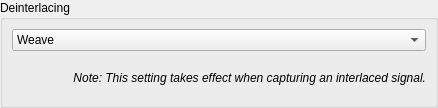
<?xml version="1.0" encoding="UTF-8"?>
<ui version="4.0">
 <class>DeinterlacingMode</class>
 <widget class="QDialog" name="DeinterlacingMode">
  <property name="geometry">
   <rect>
    <x>0</x>
    <y>0</y>
    <width>438</width>
    <height>108</height>
   </rect>
  </property>
  <property name="windowTitle">
   <string>Dialog</string>
  </property>
  <layout class="QVBoxLayout" name="verticalLayout">
   <property name="leftMargin">
    <number>0</number>
   </property>
   <property name="topMargin">
    <number>0</number>
   </property>
   <property name="rightMargin">
    <number>0</number>
   </property>
   <property name="bottomMargin">
    <number>0</number>
   </property>
   <item>
    <widget class="QGroupBox" name="groupBox">
     <property name="title">
      <string>Deinterlacing</string>
     </property>
     <layout class="QVBoxLayout" name="verticalLayout_2">
      <property name="spacing">
       <number>9</number>
      </property>
      <item>
       <widget class="QComboBox" name="comboBox_deinterlacingMethod">
        <item>
         <property name="text">
          <string>Weave</string>
         </property>
        </item>
        <item>
         <property name="text">
          <string>Bob</string>
         </property>
        </item>
        <item>
         <property name="text">
          <string>Field 1</string>
         </property>
        </item>
        <item>
         <property name="text">
          <string>Field 2</string>
         </property>
        </item>
       </widget>
      </item>
      <item>
       <widget class="QLabel" name="label">
        <property name="font">
         <font>
          <italic>true</italic>
         </font>
        </property>
        <property name="text">
         <string>Note: This setting takes effect when capturing an interlaced signal.</string>
        </property>
        <property name="alignment">
         <set>Qt::AlignRight|Qt::AlignTrailing|Qt::AlignVCenter</set>
        </property>
        <property name="wordWrap">
         <bool>true</bool>
        </property>
       </widget>
      </item>
     </layout>
    </widget>
   </item>
  </layout>
 </widget>
 <resources/>
 <connections/>
</ui>
